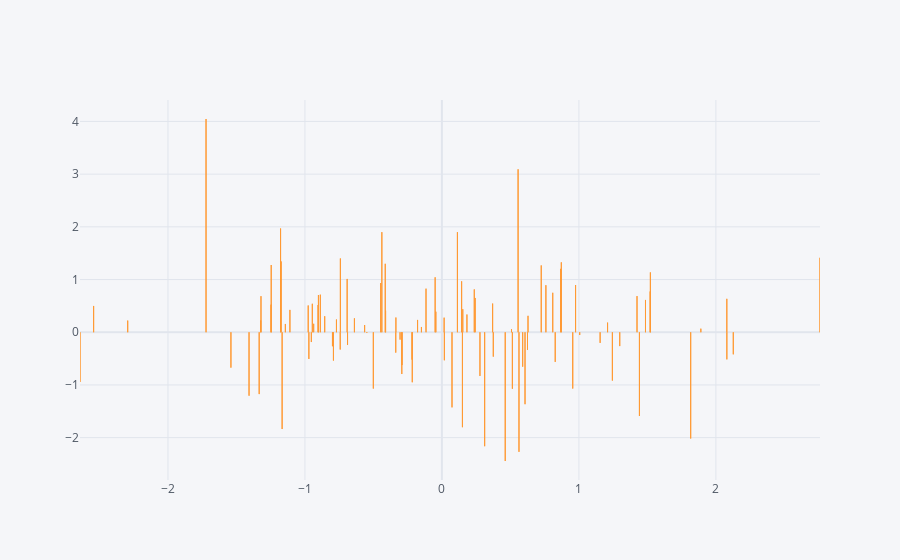

Notebook cell for this chart:
### Code cell
df.iplot(x='a',y='b',kind='bar')
